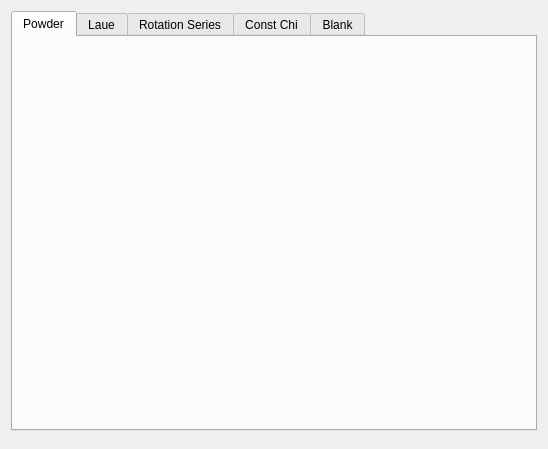
<?xml version="1.0" encoding="UTF-8"?>
<ui version="4.0">
 <class>overlay_editor</class>
 <widget class="QWidget" name="overlay_editor">
  <property name="geometry">
   <rect>
    <x>0</x>
    <y>0</y>
    <width>548</width>
    <height>449</height>
   </rect>
  </property>
  <property name="minimumSize">
   <size>
    <width>0</width>
    <height>0</height>
   </size>
  </property>
  <property name="windowTitle">
   <string>Edit Overlay</string>
  </property>
  <property name="styleSheet">
   <string notr="true">QDoubleSpinBox:disabled {background-color: LightGray;}
</string>
  </property>
  <layout class="QVBoxLayout" name="verticalLayout_2">
   <item>
    <widget class="QTabWidget" name="tab_widget">
     <property name="minimumSize">
      <size>
       <width>0</width>
       <height>420</height>
      </size>
     </property>
     <property name="currentIndex">
      <number>0</number>
     </property>
     <widget class="QWidget" name="powder_tab">
      <attribute name="title">
       <string>Powder</string>
      </attribute>
      <layout class="QGridLayout" name="gridLayout">
       <item row="0" column="0">
        <layout class="QVBoxLayout" name="powder_overlay_editor_layout"/>
       </item>
      </layout>
     </widget>
     <widget class="QWidget" name="laue_tab">
      <attribute name="title">
       <string>Laue</string>
      </attribute>
      <layout class="QGridLayout" name="gridLayout_2">
       <item row="0" column="0">
        <layout class="QVBoxLayout" name="laue_overlay_editor_layout"/>
       </item>
      </layout>
     </widget>
     <widget class="QWidget" name="rotation_series_tab">
      <attribute name="title">
       <string>Rotation Series</string>
      </attribute>
      <layout class="QGridLayout" name="gridLayout_3">
       <item row="0" column="0">
        <layout class="QVBoxLayout" name="rotation_series_overlay_editor_layout"/>
       </item>
      </layout>
     </widget>
     <widget class="QWidget" name="const_chi_tab">
      <attribute name="title">
       <string>Const Chi</string>
      </attribute>
      <layout class="QGridLayout" name="gridLayout_4">
       <item row="0" column="0">
        <layout class="QVBoxLayout" name="const_chi_overlay_editor_layout"/>
       </item>
      </layout>
     </widget>
     <widget class="QWidget" name="blank_tab">
      <attribute name="title">
       <string>Blank</string>
      </attribute>
     </widget>
    </widget>
   </item>
   <item>
    <spacer name="verticalSpacer">
     <property name="orientation">
      <enum>Qt::Vertical</enum>
     </property>
     <property name="sizeHint" stdset="0">
      <size>
       <width>20</width>
       <height>40</height>
      </size>
     </property>
    </spacer>
   </item>
  </layout>
 </widget>
 <tabstops>
  <tabstop>tab_widget</tabstop>
 </tabstops>
 <resources/>
 <connections/>
</ui>
